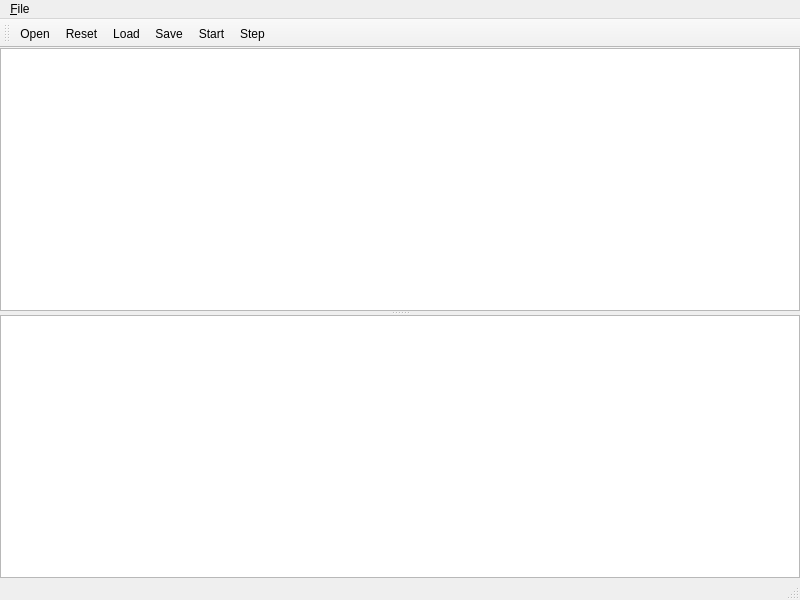
<?xml version="1.0" encoding="UTF-8"?>
<ui version="4.0">
 <class>PlutoMain</class>
 <widget class="QMainWindow" name="PlutoMain">
  <property name="geometry">
   <rect>
    <x>0</x>
    <y>0</y>
    <width>800</width>
    <height>600</height>
   </rect>
  </property>
  <property name="windowTitle">
   <string>Pluto Segmentation for 2D image series</string>
  </property>
  <widget class="QWidget" name="centralwidget">
   <layout class="QVBoxLayout" name="verticalLayout">
    <property name="margin">
     <number>0</number>
    </property>
    <item>
     <widget class="QSplitter" name="splitter">
      <property name="orientation">
       <enum>Qt::Vertical</enum>
      </property>
      <widget class="QGraphicsView" name="graphicsView">
       <property name="backgroundBrush">
        <brush brushstyle="SolidPattern">
         <color alpha="255">
          <red>0</red>
          <green>0</green>
          <blue>0</blue>
         </color>
        </brush>
       </property>
      </widget>
      <widget class="QGraphicsZoomView" name="graphicsMiniView">
       <property name="backgroundBrush">
        <brush brushstyle="SolidPattern">
         <color alpha="255">
          <red>0</red>
          <green>0</green>
          <blue>0</blue>
         </color>
        </brush>
       </property>
      </widget>
     </widget>
    </item>
   </layout>
  </widget>
  <widget class="QMenuBar" name="menubar">
   <property name="geometry">
    <rect>
     <x>0</x>
     <y>0</y>
     <width>800</width>
     <height>22</height>
    </rect>
   </property>
   <widget class="QMenu" name="menu_File">
    <property name="title">
     <string>&amp;File</string>
    </property>
    <addaction name="actionOpen"/>
    <addaction name="actionClose"/>
   </widget>
   <addaction name="menu_File"/>
  </widget>
  <widget class="QStatusBar" name="statusbar"/>
  <widget class="QToolBar" name="toolBar">
   <property name="windowTitle">
    <string>toolBar</string>
   </property>
   <attribute name="toolBarArea">
    <enum>TopToolBarArea</enum>
   </attribute>
   <attribute name="toolBarBreak">
    <bool>false</bool>
   </attribute>
   <addaction name="actionOpen"/>
   <addaction name="actionReset"/>
   <addaction name="actionLoad"/>
   <addaction name="actionSave"/>
   <addaction name="actionStart"/>
   <addaction name="actionStep"/>
  </widget>
  <action name="actionOpen">
   <property name="text">
    <string>&amp;Open</string>
   </property>
  </action>
  <action name="actionClose">
   <property name="text">
    <string>Close</string>
   </property>
  </action>
  <action name="actionReset">
   <property name="text">
    <string>Reset</string>
   </property>
  </action>
  <action name="actionStart">
   <property name="text">
    <string>Start</string>
   </property>
  </action>
  <action name="actionSave">
   <property name="text">
    <string>Save</string>
   </property>
  </action>
  <action name="actionLoad">
   <property name="text">
    <string>Load</string>
   </property>
  </action>
  <action name="actionStep">
   <property name="text">
    <string>Step</string>
   </property>
  </action>
 </widget>
 <customwidgets>
  <customwidget>
   <class>QGraphicsZoomView</class>
   <extends>QGraphicsView</extends>
   <header>QGraphicsZoomView.h</header>
  </customwidget>
 </customwidgets>
 <resources/>
 <connections/>
</ui>
